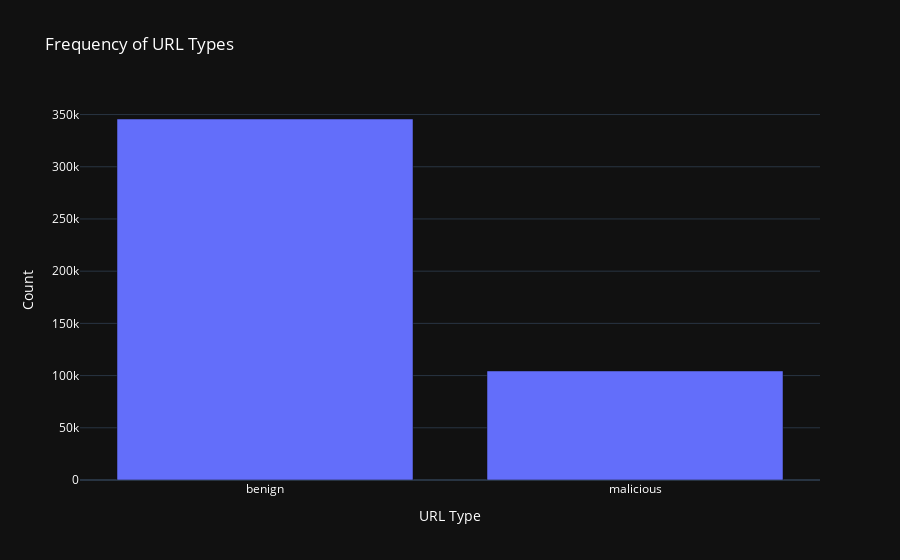

Here is the notebook cell this chart was saved with:
### Code cell
# Bar chart for 'type' column
label_counts = df['label'].value_counts()
fig = go.Figure(data=[go.Bar(x=label_counts.index, y=label_counts.values)])
fig.update_layout(title='Frequency of URL Types',
                  xaxis_title='URL Type',
                  yaxis_title='Count',
                  template='plotly_dark',
                  font=dict(color='white'),
                  showlegend=False)
fig.show()

### Figure 1 — Plotly figure (JSON) as saved in the notebook; plotly's stock layout.template omitted (floating-point values rounded to 4 significant figures)
{"data": [{"type": "bar", "x": ["benign", "malicious"], "y": [345738, 104438]}], "layout": {"font": {"color": "white"}, "showlegend": false, "title": {"text": "Frequency of URL Types"}, "xaxis": {"title": {"text": "URL Type"}}, "yaxis": {"title": {"text": "Count"}}}}
